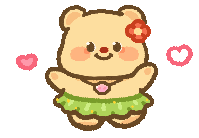
#> input picture 月薪喵/黄油小熊.gif, 199 x 138 px, found by its file name
$ python gif_converter.py
#> lines starting #> are read from the running program, lines starting #| are printed output that depends on the picture
import os
from PIL import Image, ImageSequence, ImageFilter

# ==================== 配置参数 ====================
INPUT_GIF = "黄油小熊.GIF"          # 输入的动图文件名
OUTPUT_H_FILE = "User/gif_data1.h"  # 输出的 C 语言头文件名
TARGET_WIDTH = 64              # 缩放宽度
TARGET_HEIGHT = 64             # 缩放高度

THRESHOLD = 135                # 亮度分界阈值 (0-255)
# --------------------------------------------------
# 【新增参数】控制猫咪边线粗细：
# 1 = 原始粗细
# 3 = 中等加粗 (推荐，你的视频里就是这种效果)
# 5 = 特别加粗
LINE_THICKNESS = 1
# --------------------------------------------------

INVERT_COLOR = True            # 是否反色（True：黑色背景，白色猫咪边线发光）
# ==================================================

def main():
    if not os.path.exists(INPUT_GIF):
        print(f"Error: 无法在当前文件夹下找到 '{INPUT_GIF}' 文件！")
        return

    img = Image.open(INPUT_GIF)
#> img is the input picture: PIL image 199x138 P; mean R, G, B, A 84.3, 69.3, 45.7, 106.5
    frames_data = []
    durations = []

    print(f"开始转换 GIF (当前线条粗细设置为: {LINE_THICKNESS})...")

    # 逐帧处理 GIF
    for idx, frame in enumerate(ImageSequence.Iterator(img)):
        # 1. 【核心修复】解决透明通道(Transparency)导致反色后背景变白的问题：
        # 创建纯白背景，将每一帧通过 RGBA 混合贴在上面，确保背景和猫咪身体都是白色的，只有线条是深色的
        frame_rgba = frame.convert("RGBA")
        white_bg = Image.new("RGBA", frame_rgba.size, (255, 255, 255, 255))
        combined = Image.alpha_composite(white_bg, frame_rgba)

        # 2. 转换为灰度图像 (L 模式)
        frame_gray = combined.convert("L")

        # 3. 平滑缩放到目标尺寸
        frame_resized = frame_gray.resize((TARGET_WIDTH, TARGET_HEIGHT), Image.Resampling.LANCZOS)

        # 4. 将图像进行二值化（让猫咪的轮廓变成纯黑色[0]，身体和背景变成纯白色[255]）
        binary_frame = frame_resized.point(lambda p: 255 if p > THRESHOLD else 0)

        # 5. 使用最小滤波器（MinFilter）膨胀黑色像素，使边线变粗
        if LINE_THICKNESS > 1:
            size = LINE_THICKNESS if LINE_THICKNESS % 2 != 0 else LINE_THICKNESS + 1
            binary_frame = binary_frame.filter(ImageFilter.MinFilter(size))

        # 6. 颜色反转（黑色轮廓变成发光的白色，其余白色背景/身体变成纯黑色不发光）
        if INVERT_COLOR:
            binary_frame = binary_frame.point(lambda p: 255 - p)

        # 7. 打包为 SSD1306 页寻址格式
        pages = TARGET_HEIGHT // 8
        frame_bytes = []

        for p in range(pages):
            for x in range(TARGET_WIDTH):
                byte_val = 0
                for bit in range(8):
                    y = p * 8 + bit
                    pixel = binary_frame.getpixel((x, y))

                    # 此时发光的白色(255)点亮 OLED 像素
                    if pixel > 127:
                        byte_val |= (1 << bit)
                frame_bytes.append(byte_val)

        frames_data.append(frame_bytes)
        duration = frame.info.get('duration', 100)
        durations.append(duration)
        print(f" -> 成功处理第 {idx+1:02d} 帧，延迟: {duration} ms")
#> this loop made 31 passes
#> duration on passes 1 to 12: 140, 70, 70, 70, 70, 70, 70, 70, 70, 70, 70, 70
#|  -> 成功处理第 01 帧，延迟: 140 ms
#|  -> 成功处理第 02 帧，延迟: 70 ms
#|  -> 成功处理第 03 帧，延迟: 70 ms
#|  -> 成功处理第 04 帧，延迟: 70 ms
#|  -> 成功处理第 05 帧，延迟: 70 ms
#|  -> 成功处理第 06 帧，延迟: 70 ms
#|  -> 成功处理第 07 帧，延迟: 70 ms
#|  -> 成功处理第 08 帧，延迟: 70 ms
#> (further printed lines are left out)
#> pass 1, in main, `frame_gray = combined.convert("L")`:
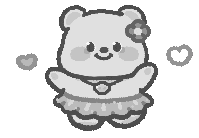
#> frame_gray: PIL image 199x138 L; min 64, max 255, mean 219.6
#> pass 1, in main, `frame_resized = frame_gray.resize((TARGET_WIDTH, TARGET_HEIGHT), Image..`:
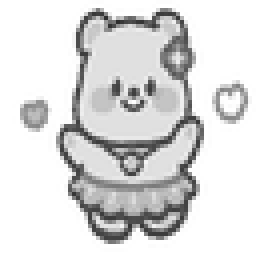
#> frame_resized: PIL image 64x64 L (shown 4 times larger); min 45, max 255, mean 219.1
#> after the loop, durations = 31 values, max 140 at index 0, min 70 at index 1, mean 72.26; frames_data = 31 items

    total_frames = len(frames_data)
#> total_frames = 31
    frame_size = (TARGET_WIDTH * TARGET_HEIGHT) // 8

    # 生成 C 语言头文件
    with open(OUTPUT_H_FILE, "w", encoding="utf-8") as f:
        f.write("/**\n")
        f.write(" * @file gif_data.h\n")
        f.write(f" * @brief 自动生成的 OLED GIF 动画数据, 共 {total_frames} 帧\n")
        f.write(f" * 尺寸: {TARGET_WIDTH}x{TARGET_HEIGHT} 像素, 线条粗细: {LINE_THICKNESS}\n")
        f.write(" */\n\n")
        f.write("#ifndef __GIF_DATA_H__\n")
        f.write("#define __GIF_DATA_H__\n\n")
        f.write("#include <stdint.h>\n\n")

        f.write(f"#define GIF_NUM_FRAMES   {total_frames}\n")
        f.write(f"#define GIF_WIDTH        {TARGET_WIDTH}\n")
        f.write(f"#define GIF_HEIGHT       {TARGET_HEIGHT}\n")
        f.write(f"#define GIF_FRAME_SIZE   {frame_size}\n\n")

        # 写入每一帧的数据
        for idx, frame in enumerate(frames_data):
            f.write(f"// 第 {idx+1} 帧图像数据\n")
            f.write(f"const uint8_t gif_frame_{idx}[{frame_size}] = {{\n    ")
            for i, b in enumerate(frame):
                f.write(f"0x{b:02X}, ")
                if (i + 1) % 16 == 0:
                    f.write("\n    ")
            f.write("\n};\n\n")
#> this loop made 31 passes

        # 写入帧指针索引数组
        f.write("// 帧指针数组\n")
        f.write("const uint8_t* const gif_frames[GIF_NUM_FRAMES] = {\n")
        for idx in range(total_frames):
            f.write(f"    gif_frame_{idx},\n")
        f.write("};\n\n")

        # 写入每帧延迟时间
        f.write("// 每帧延迟时间(ms)\n")
        f.write("const uint16_t gif_delays[GIF_NUM_FRAMES] = {\n    ")
        for d in durations:
            f.write(f"{d}, ")
#> this loop made 31 passes
        f.write("\n};\n\n")

        f.write("#endif // __GIF_DATA_H__\n")

    print(f"\n✨ 【成功生成 C 头文件：{OUTPUT_H_FILE}】")
    print(f" -> 线条加粗设置: {LINE_THICKNESS}")
    print(f" -> 总占用 Flash 空间: {(frame_size * total_frames) / 1024:.2f} KB")
#|  -> 总占用 Flash 空间: 15.50 KB

if __name__ == "__main__":
    main()
